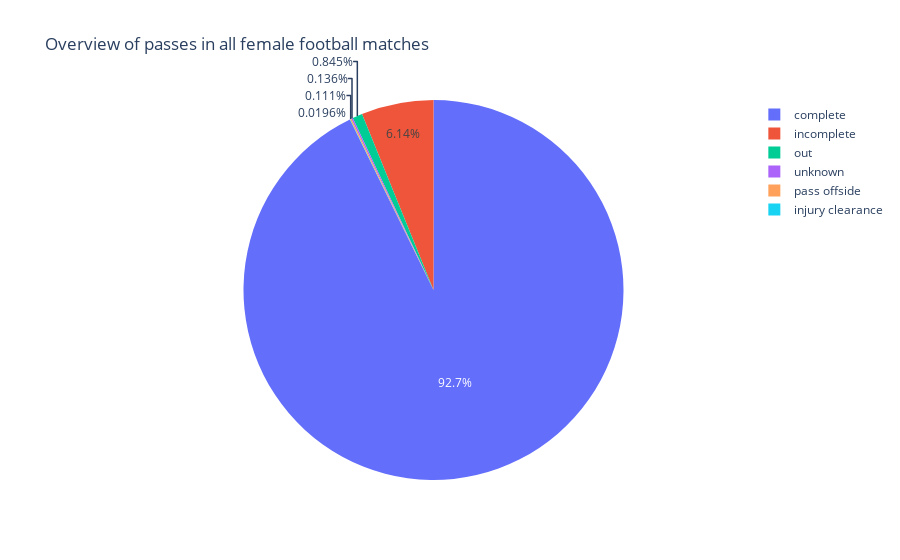

Notebook source saved alongside this figure:
### Code cell
import plotly.express as px
# This dataframe has 244 lines, but 4 distinct values for `day`
#df = px.data.tips()
fig = px.pie(female_df, values='pass.outcome.name', names=types_pass, title='Overview of passes in all female football matches')
fig.show()

### Figure 1 — Plotly figure (JSON) as saved in the notebook; plotly's stock layout.template omitted (floating-point values rounded to 4 significant figures)
{"data": [{"domain": {"x": [0, 1], "y": [0, 1]}, "hovertemplate": "label=%{label}<br>pass.outcome.name=%{value}<extra></extra>", "labels": ["complete", "incomplete", "out", "unknown", "pass offside", "injury clearance"], "legendgroup": "", "name": "", "showlegend": true, "type": "pie", "values": [92.75, 6.142, 0.8451, 0.1357, 0.1108, 0.01962]}], "layout": {"legend": {"tracegroupgap": 0}, "title": {"text": "Overview of passes in all female football matches"}}}
